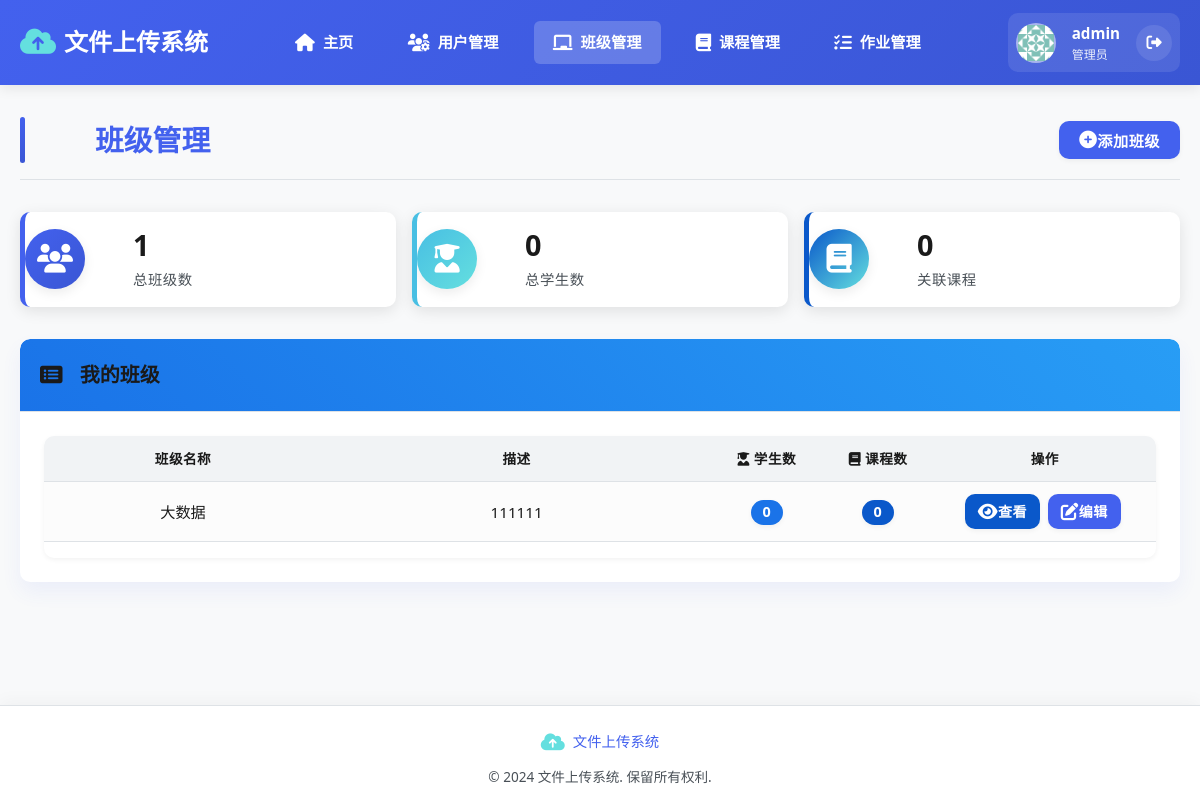
The page /classes (signed in) on the database as committed earlier.
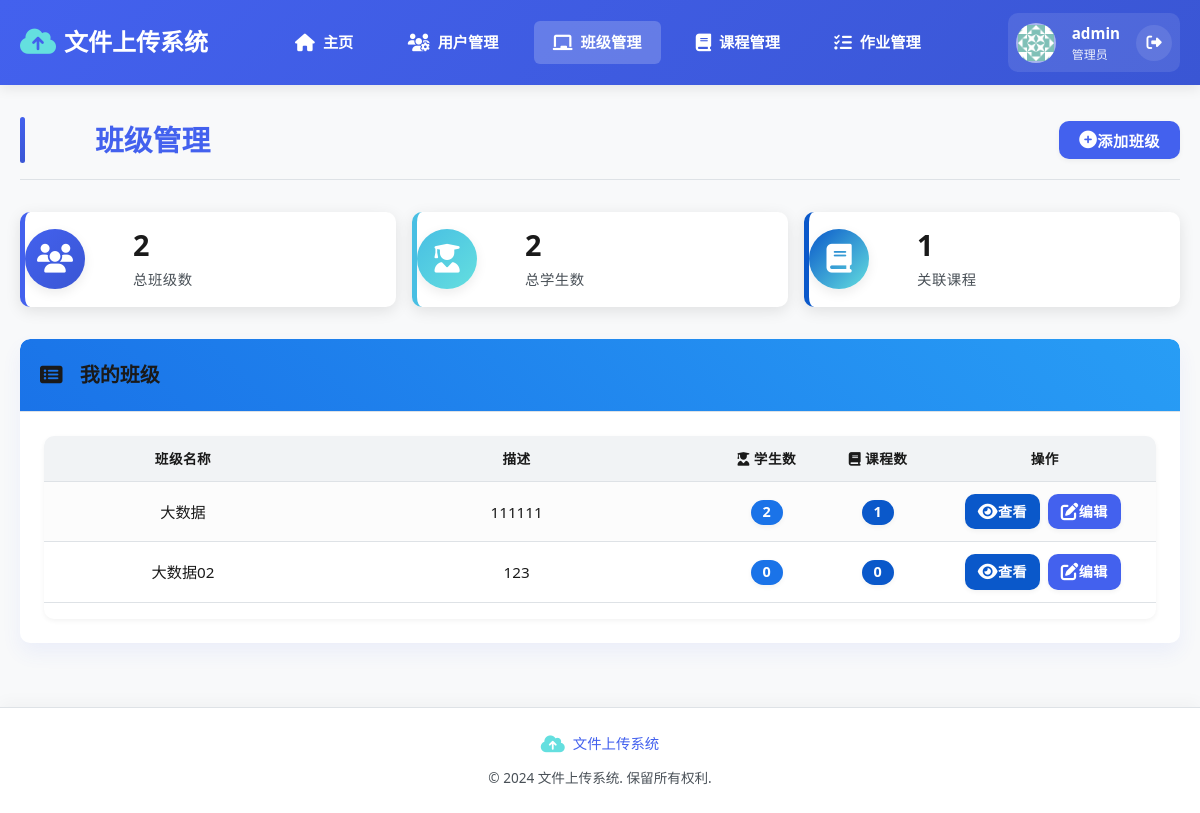
The same page on the database as committed later.
### app/models/models.py (models this page shows)
class Class(Base):
    __tablename__ = "classes"
    id = Column(Integer, primary_key=True, index=True)
    name = Column(String, index=True)
    description = Column(String, nullable=True)
    teacher_id = Column(Integer, ForeignKey("users.id"))
    created_at = Column(DateTime, default=datetime.datetime.now)
    teacher = relationship("User", back_populates="teacher_classes", foreign_keys=[teacher_id])
    students = relationship("User", secondary=class_student_association, back_populates="classes")
    courses = relationship("Course", secondary=course_class_association, back_populates="classes")
    assignments = relationship("Assignment", back_populates="class_obj")

### app/routers/classes.py (the view)
@router.get("/classes", response_class=HTMLResponse, name="classes")
async def list_classes(
    request: Request,
    current_user: User = Depends(teacher_required),
    db: Session = Depends(get_db)
):
    classes = db.query(Class).filter(Class.teacher_id == current_user.id).all()
    return templates.TemplateResponse(
        "classes.html",
        {"request": request, "user": current_user, "classes": classes}
    )

### templates/classes.html (shortened to what this page needs)
{% extends "layout.html" %}
{% block content %}
<div class="page-header">
    <h1> 班级管理</h1>
    <button class="btn btn-primary btn-lg" onclick="window.location.href='{{ url_for('create_class') }}'">
        <i class="fas fa-plus-circle"></i> 添加班级
    </button>
</div>
<div class="dashboard-stats mb-4">
    <div class="stat-card">
        <div class="stat-card-icon bg-primary">
            <i class="fas fa-users"></i>
        </div>
        <div class="stat-card-content">
            <div class="stat-value">{{ classes|length }}</div>
            <div class="stat-label">总班级数</div>
        </div>
    </div>
    <div class="stat-card">
        <div class="stat-card-icon bg-success">
            <i class="fas fa-user-graduate"></i>
        </div>
        <div class="stat-card-content">
            <div class="stat-value">{{ classes|map(attribute='students')|map('length')|sum }}</div>
            <div class="stat-label">总学生数</div>
        </div>
    </div>
    <div class="stat-card">
        <div class="stat-card-icon bg-info">
            <i class="fas fa-book"></i>
        </div>
        <div class="stat-card-content">
            <div class="stat-value">{{ classes|map(attribute='courses')|map('length')|sum }}</div>
            <div class="stat-label">关联课程</div>
        </div>
    </div>
</div>
<div class="card shadow-lg border-0">
    <div class="card-header bg-gradient-primary text-white">
        <h2 class="mb-0"><i class="fas fa-list-alt"></i> 我的班级</h2>
    </div>
    <div class="card-body">
        {% if classes %}
        <div class="table-responsive">
            <table class="table table-hover table-striped">
                <thead class="thead-light">
                    <tr>
                        <th scope="col" style="width: 25%;">班级名称</th>
                        <th scope="col" style="width: 35%;">描述</th>
                        <th scope="col" style="width: 10%;"><i class="fas fa-user-graduate"></i>学生数</th>
                        <th scope="col" style="width: 10%;"><i class="fas fa-book"></i>课程数</th>
                        <th scope="col" style="width: 20%;">操作</th>
                    </tr>
                </thead>
                <tbody>
                    {% for class in classes %}
                    <tr>
                        <td class="font-weight-bold">{{ class.name }}</td>
                        <td class="description-cell" data-description="{{ class.description or '无' }}" style="max-width: 250px; width: 250px;">{{ class.description or '无' }}</td>
                        <td class="text-center">
                            <span class="badge custom-badge-primary">{{ class.students|length }}</span>
                        </td>
                        <td class="text-center">
                            <span class="badge custom-badge-info">{{ class.courses|length }}</span>
                        </td>
                        <td>
                            <div class="btn-group" role="group">
                                <a href="{{ url_for('view_class', class_id=class.id) }}" class="btn btn-sm btn-info" title="查看详情">
                                    <i class="fas fa-eye"></i> 查看
                                </a>
                                <a href="{{ url_for('view_class', class_id=class.id) }}" class="btn btn-sm btn-primary" title="编辑班级">
                                    <i class="fas fa-edit"></i> 编辑
                                </a>
                            </div>
                        </td>
                    </tr>
                    {% endfor %}
                </tbody>
            </table>
        </div>
        {% endif %}
    </div>
</div>
{% endblock %}

Rows that differ between the two databases and show on the page:
computed for Class "大数据": students|length "0" → "2"; courses|length "0" → "1"
added Class: name "大数据02", description "123", students|length "0", courses|length "0"
Other text that changed with them:
{{ classes|length }}: "1" → "2"
{{ classes|map(attribute='students')|map('length')|sum }}: "0" → "2"
{{ classes|map(attribute='courses')|map('length')|sum }}: "0" → "1"
